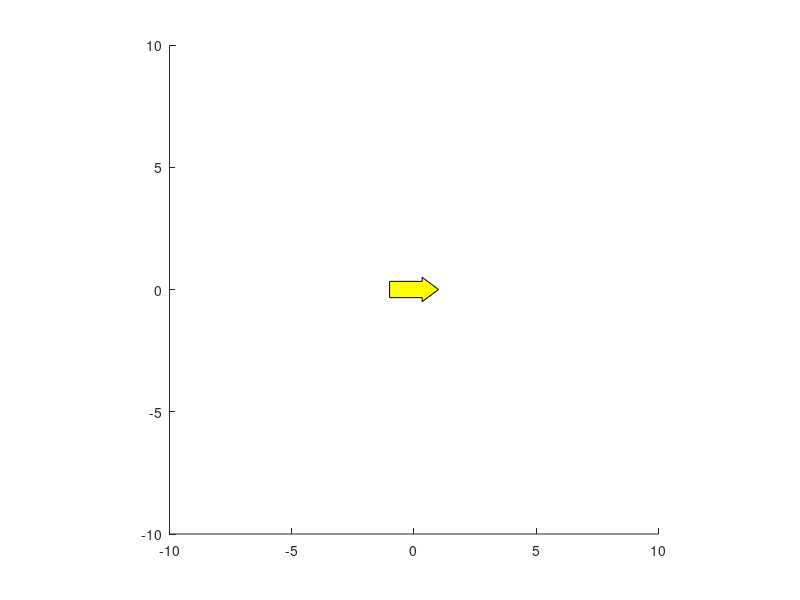

Write the MATLAB code that produced this figure. (Note: this script raises an error after producing the figure.)
x = [-1  , 1/3, 1/3, 1, 1/3, 1/3,-1  ];
y = [-1/3,-1/3,-1/2, 0, 1/2, 1/3, 1/3];
g = hgtransform;
patch('XData',x,'YData',y,'FaceColor','yellow','Parent',g)

axis equal
xlim([-10 10])
ylim([-10 10])

pt1 = [-3 -4 0];
pt2 = [5 2 0];
for t=linspace(0,1,100)
  g.Matrix = makehgtform('translate',pt1 + t*(pt2-pt1));
  drawnow
end

s1 = 1/2;
s2 = 2;
r1 = 0;
r2 = 2*pi/3;
for t=linspace(0,1,100)
  g.Matrix = makehgtform('translate',pt1 + t*(pt2-pt1), ...
                         'scale',s1 + t*(s2-s1), ...
                         'zrotate',r1 + t*(r2-r1));
  drawnow
  pause(0.1)
end